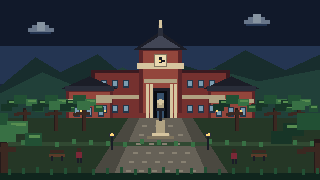
#> input picture dist/assets/campus_hero.png, 320 x 180 px, found by its file name
$ python validate_assets.py
#> lines starting #> are read from the running program, lines starting #| are printed output that depends on the picture
#!/usr/bin/env python3
from pathlib import Path
from PIL import Image
import json, sys, re
ROOT=Path(__file__).resolve().parents[2]
errors=[]; warnings=[]
hero=ROOT/'assets/exports/sprites/campus_hero.png'
if not hero.exists(): errors.append('missing campus_hero.png')
else:
    im=Image.open(hero).convert('RGBA')
#> im is the input picture: PIL image 320x180 RGBA; mean R, G, B, A 48.8, 56.1, 55.2, 255
    if im.size!=(320,180): errors.append(f'hero size {im.size}, expected 320x180')
    colors=im.getcolors(maxcolors=10000)
#> colors = 37 items
    if colors is None: errors.append('hero has >10,000 colors; pixel palette discipline broken')
    elif len(colors)>48: errors.append(f'hero has {len(colors)} colors; max is 48')

layers=sorted((ROOT/'assets/source/libresprite/campus').glob('*.png'))
expected=['01_sky','02_far_vegetation','03_architecture','04_ground','05_mid_vegetation','06_props','07_foreground','08_lighting']
if [p.stem for p in layers] != expected: errors.append('LibreSprite layer set/names do not match design contract')
for p in layers:
    if Image.open(p).size!=(320,180): errors.append(f'{p.name}: expected 320x180')
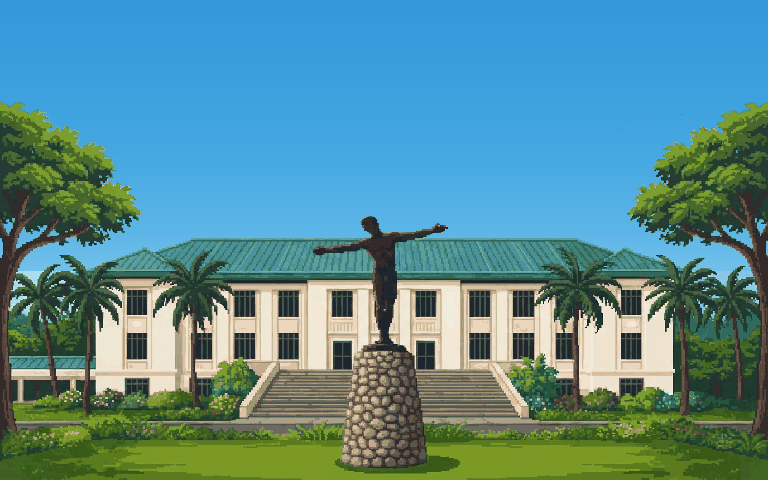
#> input picture assets/inbox/generated/campus/campus_day_concept.png, 1536 x 960 px (shown at 1/2 size)

pal=ROOT/'assets/source/palettes/elbi-pass1.json'
if pal.exists():
    p=json.loads(pal.read_text())
    if len(p.get('colors',[]))>48: errors.append('palette exceeds 48 colors')
else: errors.append('missing palette')

scene=ROOT/'assets/source/tiled/scene_home.tmj'
if not scene.exists(): errors.append('missing Tiled source')
else:
    data=json.loads(scene.read_text())
    if any('source' in ts for ts in data.get('tilesets',[])): errors.append('runtime-incompatible external Tiled tileset source found')
    names={x.get('name') for x in data.get('layers',[])}
    for name in ['BACKGROUND','FAR_WORLD','GROUND','ARCHITECTURE','PROPS_BACK','PROPS_FRONT','FOREGROUND','FX_MARKERS','INTERACTION_MARKERS']:
        if name not in names: errors.append(f'Tiled layer missing: {name}')

fps=ROOT/'assets/source/atlas.fpsheet'
if not fps.exists(): errors.append('missing FastPack project')
else:
    s=fps.read_text()
    for required in ['data_format = "phaser3"','allow_rotation = false','trim_mode = "trim"','extrude = 1','detect_aliases = true']:
        if required not in s: errors.append(f'FastPack config missing locked option: {required}')

for p in (ROOT/'assets/exports/sprites').glob('*.png'):
    im=Image.open(p)
    if im.mode not in ('RGBA','LA','P'):
        warnings.append(f'{p.name}: mode {im.mode}; transparent pixel assets should usually be RGBA')


# Pass 1.7 Living Elbi is the canonical home world; legacy 320x180 assets remain only as compatibility/fallback inputs.
living=ROOT/'assets/exports/scene_living/campus_living_composite.png'
if not living.exists(): errors.append('missing Living Elbi composite')
else:
    lim=Image.open(living).convert('RGBA')
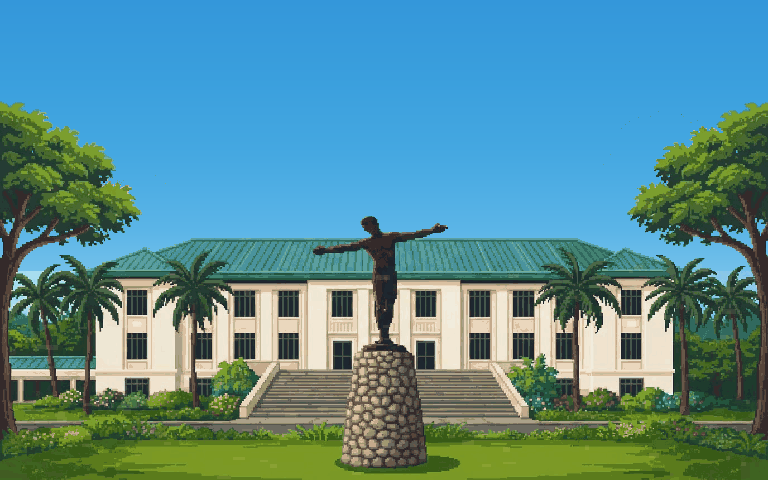
#> input picture assets/exports/scene_living/campus_living_composite.png, 768 x 480 px
#> lim is the input picture: PIL image 768x480 RGBA; mean R, G, B, A 87.6, 140.1, 146.5, 255
    if lim.size!=(768,480): errors.append(f'Living Elbi size {lim.size}, expected 768x480')
living_scene=ROOT/'assets/source/tiled/scene_living.tmj'
if not living_scene.exists(): errors.append('missing Living Elbi Tiled source')

if errors:
    print('ASSET VALIDATION FAILED')
    for e in errors: print('ERROR:',e)
#> this loop made 6 passes
#> e on passes 2 to 6: 'campus_day_concept.png: expected 320x180', 'missing palette', 'missing Tiled source', 'missing FastPack project', 'missing Living Elbi Tiled source'
#| ERROR: LibreSprite layer set/names do not match design contract
#| ERROR: campus_day_concept.png: expected 320x180
#| ERROR: missing palette
#| ERROR: missing Tiled source
#| ERROR: missing FastPack project
#| ERROR: missing Living Elbi Tiled source
    for w in warnings: print('WARN:',w)
#> (the run stopped early here; a loop or call above may not have finished)
